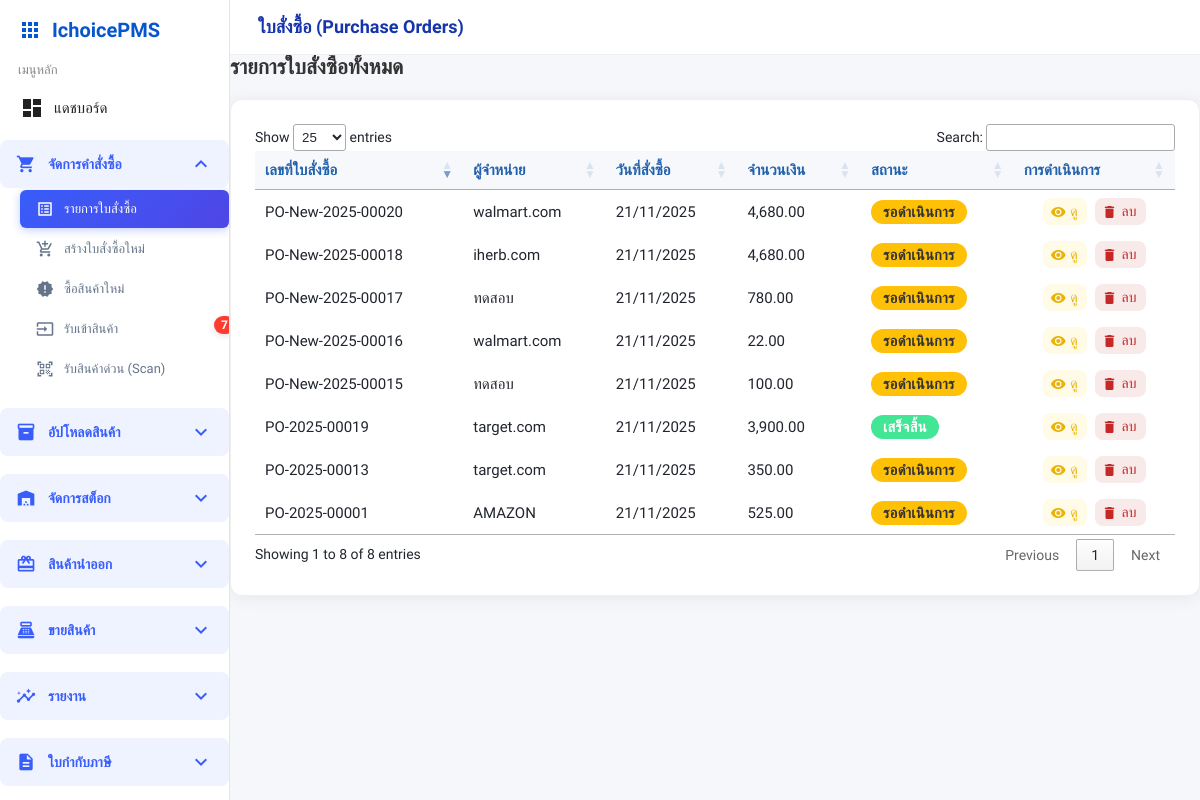
The app's page /orders/purchase_orders.php, older data.
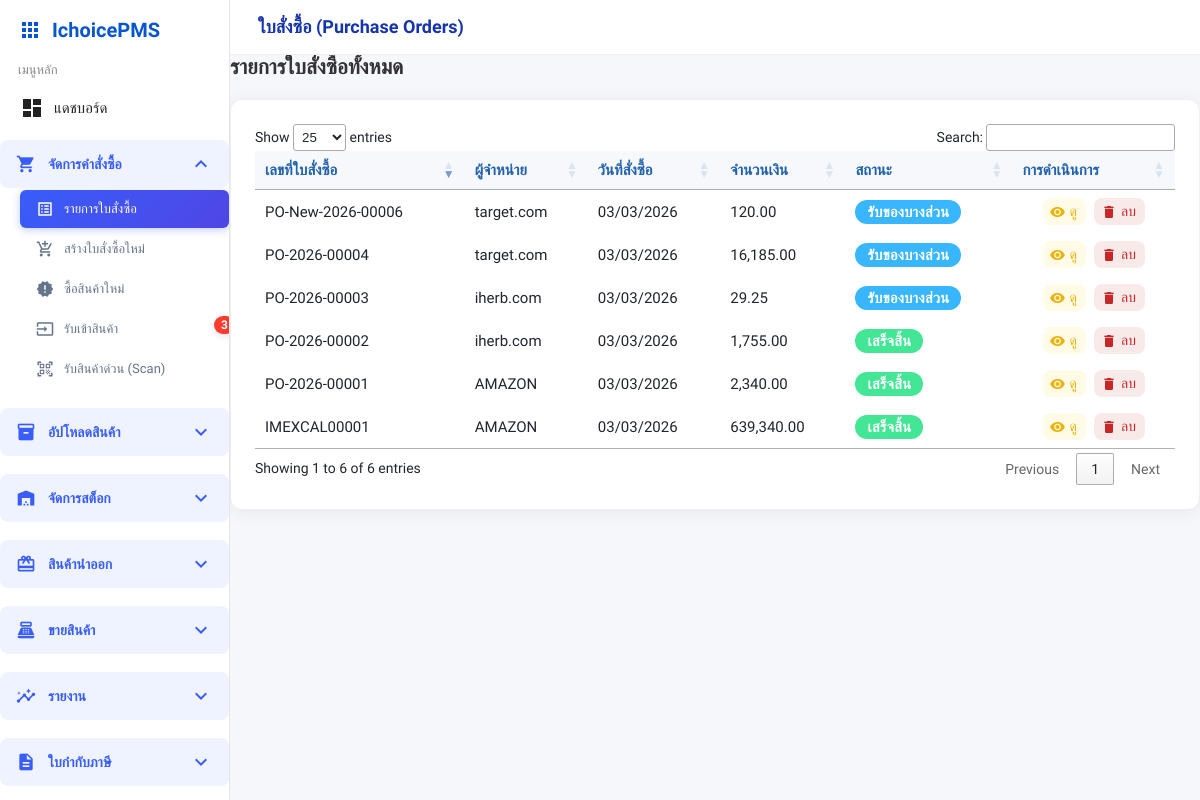
The same page, newer data.
### tables this page shows
CREATE TABLE `purchase_orders` (
  `po_id` int(11) NOT NULL,
  `po_number` varchar(20) DEFAULT NULL,
  `supplier_id` int(11) DEFAULT NULL COMMENT 'ลูกค้า',
  `order_date` datetime DEFAULT NULL,
  `total_amount` decimal(12,2) DEFAULT NULL,
  `ordered_by` int(11) DEFAULT NULL COMMENT 'ผู้บันทึก',
  `status` enum('pending','partial','completed','cancel') DEFAULT NULL,
  `remark` text DEFAULT NULL,
  `created_at` datetime NOT NULL DEFAULT current_timestamp() ON UPDATE current_timestamp(),
  `currency_id` int(11) DEFAULT 1 COMMENT 'สกุลเงินที่ใช้',
  `exchange_rate` decimal(10,6) DEFAULT 1.000000 COMMENT 'อัตราแลกเปลี่ยนขณะสั่งซื้อ',
  `total_amount_original` decimal(15,2) DEFAULT 0.00 COMMENT 'ยอดรวมในสกุลเงินต้นฉบับ',
  `total_amount_base` decimal(15,2) DEFAULT 0.00 COMMENT 'ยอดรวมในสกุลเงินฐาน (บาท)'
);

CREATE TABLE `suppliers` (
  `supplier_id` int(11) NOT NULL,
  `name` varchar(100) NOT NULL,
  `phone` varchar(30) DEFAULT NULL,
  `email` varchar(100) DEFAULT NULL,
  `address` text DEFAULT NULL
);

### orders/purchase_orders.php (the view, shortened to what this page needs)
<?php
include '../templates/sidebar.php';
$sql = "SELECT po.po_id, po.po_number, po.order_date, po.total_amount, po.status,
            s.name
        FROM purchase_orders po
        LEFT JOIN suppliers s ON po.supplier_id = s.supplier_id
        ORDER BY po.po_id DESC";
$stmt = $pdo->prepare($sql);
$stmt->execute();
$rows = $stmt->fetchAll();
?>
<!DOCTYPE html>
<html lang="th">
<head>
    <link rel="stylesheet" href="../assets/base.css">
    <link rel="stylesheet" href="../assets/sidebar.css">
    <link rel="stylesheet" href="../assets/components.css">
    <link rel="stylesheet" href="https://cdn.datatables.net/1.13.6/css/jquery.dataTables.min.css">
</head>
<body>
    <div class="mainwrap">
        <div class="topbar">
            ใบสั่งซื้อ (Purchase Orders)
        </div>
        <div class="main">
            <div class="action-bar" style="margin-bottom: 20px; display: flex; justify-content: space-between; align-items: center;">
                <h2 style="margin: 0; color: #333;">รายการใบสั่งซื้อทั้งหมด</h2>
            </div>
            <div class="card table-card mt-3">
                <div class="table-responsive">
                    <table id="po-table" class="table-po table table-bordered table-hover align-middle mb-0">
                        <thead>
                            <tr>
                                <th>เลขที่ใบสั่งซื้อ</th>
                                <th>ผู้จำหน่าย</th>
                                <th>วันที่สั่งซื้อ</th>
                                <th>จำนวนเงิน</th>
                                <th>สถานะ</th>
                                <th>การดำเนินการ</th>
                            </tr>
                        </thead>
                        <tbody>
                            <?php foreach($rows as $r): ?>
                            <tr>
                                <td><?=htmlspecialchars($r['po_number'])?></td>
                                <td><?=htmlspecialchars($r['name'])?></td>
                                <td><?=date('d/m/Y', strtotime($r['order_date']))?></td>
                                <td><?=number_format($r['total_amount'],2)?></td>
                                <td>
                                    <?php
                                        switch($r['status']) {
                                        case 'pending':   echo '<span class="status-chip status-pending">รอดำเนินการ</span>'; break;
                                        case 'partial':   echo '<span class="status-chip status-approved">รับของบางส่วน</span>'; break;
                                        case 'completed': echo '<span class="status-chip status-received">เสร็จสิ้น</span>'; break;
                                        }
                                    ?>
                                </td>
                                <td>
                                    <div class="action-btns">
                                        <a class="icon-btn view" href="#" data-po="<?=$r['po_id']?>" onclick="openPoView(event, this)">
                                            <span class="material-icons">visibility</span> ดู
                                        </a>
                                        <a class="icon-btn delete" href="#" onclick="deletePo(event, <?= $r['po_id'] ?>)">
                                            <span class="material-icons">delete</span> ลบ
                                        </a>
                                    </div>
                                </td>
                            </tr>
                            <?php endforeach;?>
                        </tbody>
                    </table>
                </div>
            </div>
        </div>
    </div>
</body>
</html>

### templates/sidebar.php (shortened to what this page needs)
<?php
        require_once __DIR__ . '/../config/db_connect.php';
        function isActive($file) {
            return (basename($_SERVER['PHP_SELF']) === $file) ? ' active' : '';
        }
        function getPath($targetPath) {
            $currentFile = $_SERVER['PHP_SELF'];
            $currentDir = dirname($currentFile);
            $currentDir = str_replace('\\', '/', $currentDir);
            $currentDir = ltrim($currentDir, '/');
            $targetPath = ltrim($targetPath, '/');
            if (empty($currentDir)) {
                return $targetPath;
            } else {
                $levels = substr_count($currentDir, '/') + 1;
                $backPath = str_repeat('../', $levels);
                return $backPath . $targetPath;
            }
        }
        try {
            $pending_po_sql = "
                SELECT COUNT(*)
                FROM purchase_orders po
                WHERE po.status IN ('pending', 'partial')
            ";
            $pending_product_count = $pdo->query($pending_po_sql)->fetchColumn();
        } catch (PDOException $e) {
            $pending_product_count = 0;
        }
?>
<link rel="stylesheet" href="https://cdnjs.cloudflare.com/ajax/libs/font-awesome/6.5.1/css/all.min.css">
<div class="sidebar" id="sidebarNav" role="navigation" aria-label="เมนูหลัก">
    <div class="sidebar-header">
        <span class="material-icons">apps</span>
        <span class="brand-text">IchoicePMS</span>
    </div>
    <div class="label">เมนูหลัก</div>
    <nav class="menu-list">
        <a href="<?= getPath('dashboard.php') ?>" class="menu-item<?=isActive('dashboard.php')?>">
            <span class="material-icons">dashboard</span>
            <span class="menu-text">แดชบอร์ด</span>
        </a>
        <div class="menu-category">
            <div class="category-header" onclick="toggleCategory('orders')">
                <span class="material-icons">shopping_cart</span>
                <span class="category-text">จัดการคำสั่งซื้อ</span>
                <span class="material-icons category-arrow">keyboard_arrow_down</span>
            </div>
            <div class="submenu" id="orders-submenu">
                <a href="<?= getPath('orders/purchase_orders.php') ?>" class="submenu-item<?=isActive('purchase_orders.php')?>">
                    <span class="material-icons">list_alt</span>
                    <span class="submenu-text">รายการใบสั่งซื้อ</span>
                </a>
                <a href="<?= getPath('orders/purchase_order_create.php') ?>" class="submenu-item<?=isActive('purchase_order_create.php')?>">
                    <span class="material-icons">add_shopping_cart</span>
                    <span class="submenu-text">สร้างใบสั่งซื้อใหม่</span>
                </a>
                <a href="<?= getPath('orders/purchase_order_create_new_product.php') ?>" class="submenu-item<?=isActive('purchase_order_create_new_product.php')?>">
                    <span class="material-icons">new_releases</span>
                    <span class="submenu-text">ซื้อสินค้าใหม่</span>
                </a>
                <a href="<?= getPath('receive/receive_po_items.php') ?>" class="submenu-item<?=isActive('receive_po_items.php')?>">
                    <span class="material-icons">input</span>
                    <span class="submenu-text">รับเข้าสินค้า</span>
                    <?php if($pending_product_count > 0): ?>
                        <span class="pending-badge"><?= $pending_product_count ?></span>
                    <?php endif; ?>
                </a>
                <a href="<?= getPath('receive/quick_receive.php') ?>" class="submenu-item<?=isActive('quick_receive.php')?>">
                    <span class="material-icons">qr_code_scanner</span>
                    <span class="submenu-text">รับสินค้าด่วน (Scan)</span>
                </a>
            </div>
        </div>
        <div class="menu-category">
            <div class="category-header" onclick="toggleCategory('products')">
                <span class="material-icons">inventory_2</span>
                <span class="category-text">
                    อัปโหลดสินค้า
                </span>
                <span class="material-icons category-arrow">keyboard_arrow_down</span>
            </div>
        </div>
        <div class="menu-category">
            <div class="category-header" onclick="toggleCategory('stock')">
                <span class="material-icons">warehouse</span>
                <span class="category-text">จัดการสต็อก</span>
                <span class="material-icons category-arrow">keyboard_arrow_down</span>
            </div>
        </div>
        <div class="menu-category">
            <div class="category-header" onclick="toggleCategory('borrow')">
                <span class="material-icons">card_giftcard</span>
                <span class="category-text">สินค้านำออก</span>
                <span class="material-icons category-arrow">keyboard_arrow_down</span>
            </div>
        </div>
        <div class="menu-category">
            <div class="category-header" onclick="toggleCategory('sales')">
                <span class="material-icons">point_of_sale</span>
                <span class="category-text">ขายสินค้า</span>
                <span class="material-icons category-arrow">keyboard_arrow_down</span>
            </div>
        </div>
        <div class="menu-category">
            <div class="category-header" onclick="toggleCategory('reports')">
                <span class="material-icons">insights</span>
                <span class="category-text">รายงาน</span>
                <span class="material-icons category-arrow">keyboard_arrow_down</span>
            </div>
        </div>
        <div class="menu-category">
            <div class="category-header" onclick="toggleCategory('tax-invoice')">
                <span class="material-icons">description</span>
                <span class="category-text">ใบกำกับภาษี</span>
                <span class="material-icons category-arrow">keyboard_arrow_down</span>
            </div>
        </div>
    </nav>
</div>

### assets/base.css (style rules this page uses)
:root { --brand: #1634ab; --bg: #f6f7fb; --card: #fff; --border: #efefef; --accent: #eeffed; --danger: #f56565; --success: #32c671; --pending: #ffd45e; --text: #21252e; --muted: #7d869c; --font-base: 14px; }
* { box-sizing: border-box; }
body { margin: 0; background: var(--bg); font-family: 'Prompt', sans-serif; color: var(--text); font-size: var(--font-base); }

### assets/sidebar.css (style rules this page uses)
.sidebar { position: fixed; top: 0; left: 0; bottom: 0; width: 230px; background: #fff; border-right: 1px solid #e5e5e5; z-index: 1000; display: flex; flex-direction: column; transition: width 0.3s cubic-bezier(.4,0,.2,1); overflow-x: hidden; }
.sidebar-header { display: flex; align-items: center; gap: 10px; padding: 18px 18px 10px 18px; font-size: 22px; font-weight: 600; color: #0856cd; }
.brand-text { font-size: 20px; font-weight: 700; }
.label { padding: 0 18px; margin-top: 10px; color: #888; font-size: 13px; }
.menu-list { flex: 1; display: flex; flex-direction: column; gap: 2px; margin-top: 8px; }
.menu-item { display: flex; align-items: center; gap: 10px; padding: 10px 16px; color: #222; text-decoration: none; border-left: 4px solid transparent; transition: background 0.18s, border-color 0.18s, box-shadow 0.18s, transform 0.12s; font-size: 15px; position: relative; border-radius: 10px; }
.menu-text { flex:1; }
.pending-badge { position: absolute; top: 6px; right: -6px; background: #ff3b30; color: #fff; font-size: 12px; font-weight: 700; border-radius: 999px; padding: 3px 7px; min-width: 18px; text-align: center; line-height: 1; box-shadow: 0 2px 6px rgba(0,0,0,0.12); }
@media (min-width: 901px) { .mainwrap { margin-left: 230px; transition: margin-left 0.2s; } }

### assets/components.css (style rules this page uses)
.topbar { background: var(--card); border-bottom: 1px solid var(--border); height: 55px; display: flex; align-items: center; padding: 0 28px; font-size: 18px; font-weight: 600; color: var(--brand); position: sticky; top: 0; z-index: 6; }
.action-btns { display: flex; gap: 5px; }
.icon-btn { display: flex; align-items: center; gap: 4px; padding: 4px 10px; border-radius: 6px; font-size: 13px; font-weight: 500; text-decoration: none; border: 1px solid #ccc; transition: all .2s ease; }
.icon-btn .material-icons { font-size: 16px; }
.icon-btn.view { background: #f8f9fa; color: #0d6efd; border-color: #dee2e6; }
.icon-btn.delete { background: #fff; color: #dc3545; border-color: #f5c6cb; }
.card { background: var(--card); border-radius: 20px; box-shadow: 0 6px 24px #7090c61a; margin-bottom: 28px; padding: 28px 30px; border: 1px solid var(--border); position: relative; }
.table-card { background:#fff; border-radius:12px; box-shadow:0 2px 18px #0001; padding:24px; max-width:1200px; margin:auto; }
.table-po th, .table-po td { text-align:center; vertical-align:middle; padding:9px 12px; font-size: 15px; white-space: nowrap; }
.table-po thead th { background:#f6f8fb; color:#2261ad; border-bottom:1.5px solid #d1d7e0; font-weight: 600; }
.table-po td { text-align: left; vertical-align: middle; }
.status-chip { display: inline-block; padding: 3px 12px; border-radius: 12px; font-size: 0.98em; font-weight: 600; letter-spacing: 0.3px; color: #fff; }
.status-approved { background: #38b6ff; }
.status-received { background: #42e695; }
.action-btns { display: flex; gap: 8px; justify-content:center; }
.icon-btn { display: inline-flex; align-items: center; gap: 4px; background: #f5f7fa; color: #285599; border: none; outline:none; border-radius: 8px; font-weight: 500; padding: 5px 9px 5px 7px; font-size: 14px; cursor: pointer; text-decoration: none; transition: background 0.14s, color 0.14s; }
.icon-btn.view { background: #fffbe7; color: #eab308; }
.icon-btn.delete { background: #f9eaea; color: #c62828; }
.status-pending { background: #ffc107; color:#333; }

Row changes from the older to the newer data that the page shows:
removed purchase_orders: po_number "PO-New-2025-00020", supplier.name "walmart.com", order_date "21/11/2025", total_amount "4,680.00", status "รอดำเนินการ"
removed purchase_orders: po_number "PO-2025-00019", supplier.name "target.com", order_date "21/11/2025", total_amount "3,900.00", status "เสร็จสิ้น"
removed purchase_orders: po_number "PO-New-2025-00018", supplier.name "iherb.com", order_date "21/11/2025", total_amount "4,680.00", status "รอดำเนินการ"
removed purchase_orders: po_number "PO-New-2025-00017", supplier.name "ทดสอบ", order_date "21/11/2025", total_amount "780.00", status "รอดำเนินการ"
removed purchase_orders: po_number "PO-New-2025-00016", supplier.name "walmart.com", order_date "21/11/2025", total_amount "22.00", status "รอดำเนินการ"
removed purchase_orders: po_number "PO-New-2025-00015", supplier.name "ทดสอบ", order_date "21/11/2025", total_amount "100.00", status "รอดำเนินการ"
removed purchase_orders: po_number "PO-2025-00001", supplier.name "AMAZON", order_date "21/11/2025", total_amount "525.00", status "รอดำเนินการ"
removed purchase_orders: po_number "PO-2025-00013", supplier.name "target.com", order_date "21/11/2025", total_amount "350.00", status "รอดำเนินการ"
added purchase_orders: po_number "PO-New-2026-00006", supplier.name "target.com", order_date "03/03/2026", total_amount "120.00", status "รับของบางส่วน"
added purchase_orders: po_number "PO-2026-00004", supplier.name "target.com", order_date "03/03/2026", total_amount "16,185.00", status "รับของบางส่วน"
added purchase_orders: po_number "PO-2026-00003", supplier.name "iherb.com", order_date "03/03/2026", total_amount "29.25", status "รับของบางส่วน"
added purchase_orders: po_number "PO-2026-00002", supplier.name "iherb.com", order_date "03/03/2026", total_amount "1,755.00", status "เสร็จสิ้น"
added purchase_orders: po_number "PO-2026-00001", supplier.name "AMAZON", order_date "03/03/2026", total_amount "2,340.00", status "เสร็จสิ้น"
added purchase_orders: po_number "IMEXCAL00001", supplier.name "AMAZON", order_date "03/03/2026", total_amount "639,340.00", status "เสร็จสิ้น"
Text that changed along with them:
$pending_product_count: "7" → "3"
text written by a page script: "Show entries Search: Showing 1 to 8 of 8 entries Previous 1 Next" → "Show entries Search: Showing 1 to 6 of 6 entries Previous 1 Next"
